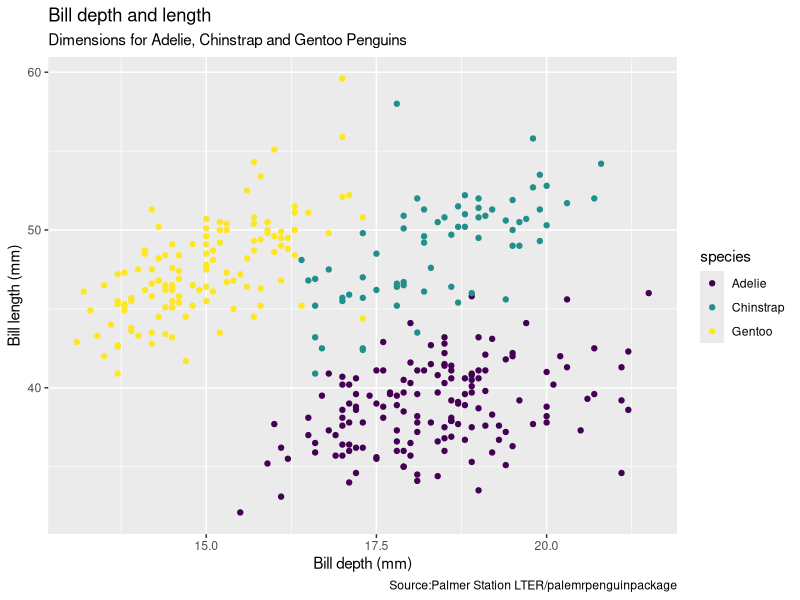

Reproduce this figure in R.
library(palmerpenguins)
library(tidyverse)

ggplot(data=penguins,
       mapping=aes(x=bill_depth_mm,
                   y=bill_length_mm,
                   color=species,
                          ))+
  geom_point()+
    labs(title="Bill depth and length",
       subtitle="Dimensions for Adelie, Chinstrap and Gentoo Penguins",
       x= "Bill depth (mm)",y="Bill length (mm)",
       color="species",
  caption="Source:Palmer Station LTER/palemrpenguinpackage"
  )+
  scale_color_viridis_d()
  


